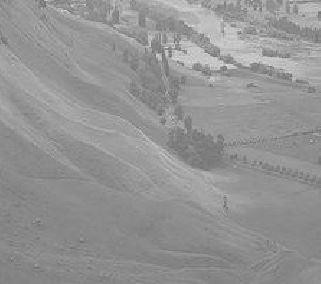
#> input picture classic-cv/images/lowContrast_01.jpg, 321 x 284 px
$ jupyter execute 5-image-enhancement-histogram.ipynb
#> lines starting #> are read from the running program, lines starting #| are printed output that depends on the picture; after the words box and inside, x2 and y2 are one past the last pixel; in counts of white or black regions, pixels touching at a corner belong together
# 5. Image enhancement – histogram equalization

[cell 1]
import cv2
import numpy as np

IMAGE_PATH = "images/lowContrast_01.jpg"
IMAGE_PATH_COLOR = "images/lowContrast_02.jpg"

image = cv2.imread(IMAGE_PATH, cv2.IMREAD_GRAYSCALE)
#> image is the input picture: shape (284, 321); min 104, max 229, mean 147.7
image_color = cv2.imread(IMAGE_PATH_COLOR, cv2.IMREAD_COLOR)
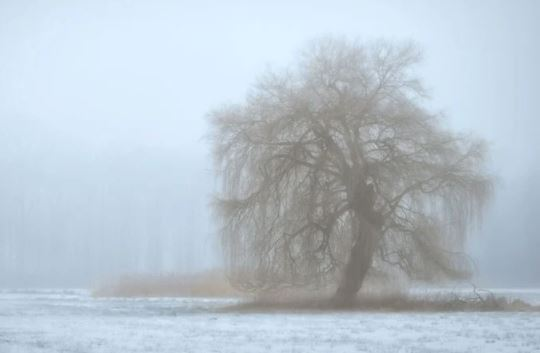
#> input picture classic-cv/images/lowContrast_02.jpg, 540 x 353 px
#> image_color is the input picture: shape (353, 540, 3); mean B, G, R 207.8, 197.7, 185.8

HIST_SIZE = 256
HIST_RANGE = (0, 256)
ACCUMULATE = False
HIST_W = 512
HIST_H = 400
BIN_W = int(round(HIST_W / HIST_SIZE))

**a)** Take a low contrast grayscale image and plot its histogram.

[cell 2]
def histogram(image):
    hist = cv2.calcHist(
        image, [0], None, [HIST_SIZE], HIST_RANGE, accumulate=ACCUMULATE
    )
#> hist = 256 values, max 11 at index 169, min 0 at index 0, mean 1.25
    hist_image = np.zeros((HIST_H, HIST_W, 3), np.uint8)
    cv2.normalize(hist, hist, 0, HIST_H, cv2.NORM_MINMAX)

    for i in range(1, HIST_SIZE):
        cv2.line(
            hist_image,
            (BIN_W * (i - 1), HIST_H - int(hist[i - 1])),
            (BIN_W * (i), HIST_H - int(hist[i])),
            (255, 255, 255),
            thickness=2,
        )
#> hist_image: shape (400, 512, 3); 6.8% white; 1 white region, box (x1, y1, x2, y2) and area: (0, 0, 511, 400) 13922
    return hist_image


hist_image = histogram(image)
cv2.imshow("Source image", image)
cv2.imshow("Histogram", hist_image)
cv2.waitKey(0)
cv2.destroyAllWindows()

**b)** Enhance the image constrast and show the resulting enhanced images and their histograms using:
- **b1)** simple histogram equalization

[cell 3]
equalized = cv2.equalizeHist(image)
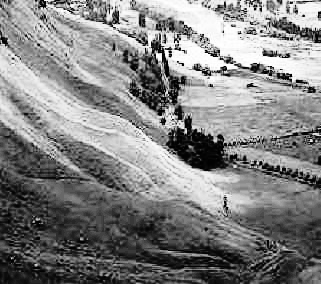
#> equalized: shape (284, 321); min 0, max 255, mean 130.5
hist_equalized = histogram(equalized)
#> in histogram (call 2), `hist = cv2.calcHist( image, [0], None, [HIST_SIZE], HIST_RANGE, accumu..`: hist = 256 values, max 11 at index 235, min 0 at index 0, mean 1.25
#> after the loop in histogram (call 2), `for i in range(1, HIST_SIZE):`:
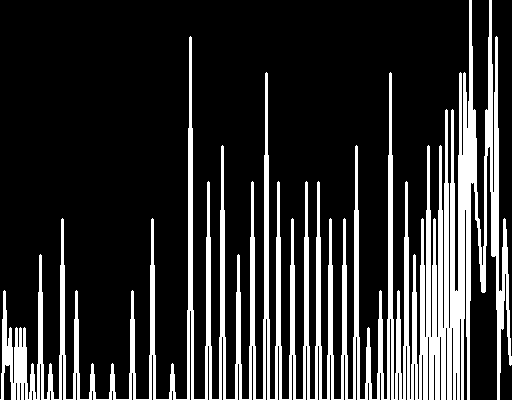
#> hist_image: shape (400, 512, 3); 19.5% white; 1 white region, box (x1, y1, x2, y2) and area: (0, 0, 512, 400) 39868
hist_source = histogram(image)

cv2.imshow("Source", image)
cv2.imshow("Source Histogram", hist_source)
cv2.imshow("Result", equalized)
cv2.imshow("Result Histogram", hist_equalized)
cv2.waitKey(0)
cv2.destroyAllWindows()

- **b2)** CLAHE

[cell 4]
clahe = cv2.createCLAHE(clipLimit=2.0, tileGridSize=(8, 8))
cl1 = clahe.apply(image)
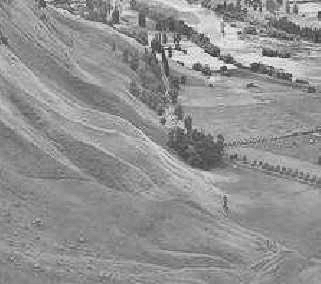
#> cl1: shape (284, 321); min 47, max 244, mean 145.5
hist_clahe = histogram(cl1)
#> after the loop in histogram (call 4), `for i in range(1, HIST_SIZE):`: hist_image: shape (400, 512, 3); 16.5% white; 1 white region, box (x1, y1, x2, y2) and area: (0, 0, 511, 400) 33732

cv2.imshow("Source", image)
cv2.imshow("Source Histogram", hist_source)
cv2.imshow("CLAHE", cl1)
cv2.imshow("CLAHE Histogram", hist_clahe)
cv2.waitKey(0)
cv2.destroyAllWindows()

**c)** Repeat the previous operations on a color image.

[cell 5]
def color_histogram(image):
    b_hist = cv2.calcHist(
        [image], [0], None, [HIST_SIZE], HIST_RANGE, accumulate=ACCUMULATE
    )
    g_hist = cv2.calcHist(
        [image], [1], None, [HIST_SIZE], HIST_RANGE, accumulate=ACCUMULATE
    )
    r_hist = cv2.calcHist(
        [image], [2], None, [HIST_SIZE], HIST_RANGE, accumulate=ACCUMULATE
    )

    hist_image = np.zeros((HIST_H, HIST_W, 3), np.uint8)

    cv2.normalize(b_hist, b_hist, 0, HIST_H, cv2.NORM_MINMAX)
    cv2.normalize(g_hist, g_hist, 0, HIST_H, cv2.NORM_MINMAX)
    cv2.normalize(r_hist, r_hist, 0, HIST_H, cv2.NORM_MINMAX)

    for i in range(1, HIST_SIZE):
        cv2.line(
            hist_image,
            (BIN_W * (i - 1), HIST_H - int(b_hist[i - 1])),
            (BIN_W * (i), HIST_H - int(b_hist[i])),
            (255, 0, 0),
            thickness=2,
        )
        cv2.line(
            hist_image,
            (BIN_W * (i - 1), HIST_H - int(g_hist[i - 1])),
            (BIN_W * (i), HIST_H - int(g_hist[i])),
            (0, 255, 0),
            thickness=2,
        )
        cv2.line(
            hist_image,
            (BIN_W * (i - 1), HIST_H - int(r_hist[i - 1])),
            (BIN_W * (i), HIST_H - int(r_hist[i])),
            (0, 0, 255),
            thickness=2,
        )
    return hist_image


hsv_image = cv2.cvtColor(image_color, cv2.COLOR_BGR2HSV)
#> hsv_image: shape (353, 540, 3); mean H, S, V 89.7, 27.6, 208.9
h, s, v = cv2.split(hsv_image)
v_equalized = cv2.equalizeHist(v)
equalized_hsv = cv2.merge([h, s, v_equalized])
#> equalized_hsv: shape (353, 540, 3); mean H, S, V 89.7, 27.6, 129.4
equalized_image = cv2.cvtColor(equalized_hsv, cv2.COLOR_HSV2BGR)
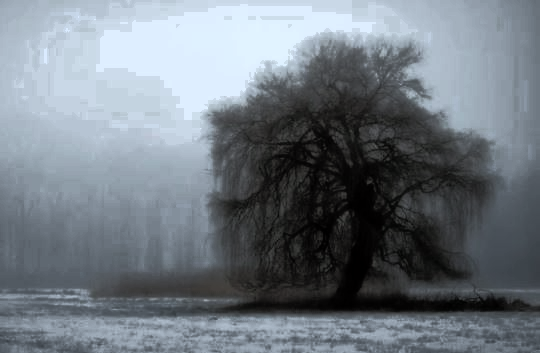
#> equalized_image: shape (353, 540, 3); mean B, G, R 129.1, 121.1, 112.8

clahe = cv2.createCLAHE(clipLimit=2.0, tileGridSize=(8, 8))
v_clahe = clahe.apply(v)
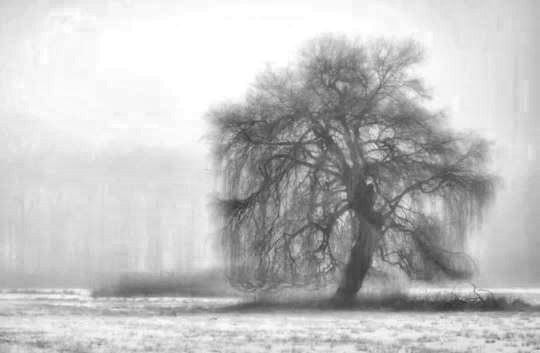
#> v_clahe: shape (353, 540); min 53, max 255, mean 193.7
clahe_hsv = cv2.merge([h, s, v_clahe])
#> clahe_hsv: shape (353, 540, 3); mean H, S, V 89.7, 27.6, 193.7
clahe_image = cv2.cvtColor(clahe_hsv, cv2.COLOR_HSV2BGR)
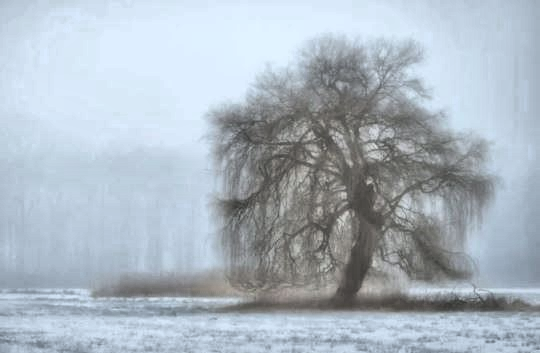
#> clahe_image: shape (353, 540, 3); mean B, G, R 192.7, 182.5, 171.3


hist_image = color_histogram(image_color)
#> in color_histogram, `b_hist = cv2.calcHist( [image], [0], None, [HIST_SIZE], HIST_RANGE, ac..`: b_hist = 256 values, max 14605 at index 255, min 0 at index 0, mean 744.6
#> in color_histogram, `g_hist = cv2.calcHist( [image], [1], None, [HIST_SIZE], HIST_RANGE, ac..`: g_hist = 256 values, max 10074 at index 239, min 0 at index 0, mean 744.6
#> in color_histogram, `r_hist = cv2.calcHist( [image], [2], None, [HIST_SIZE], HIST_RANGE, ac..`: r_hist = 256 values, max 8877 at index 222, min 0 at index 0, mean 744.6
#> after the loop in color_histogram, `for i in range(1, HIST_SIZE):`:
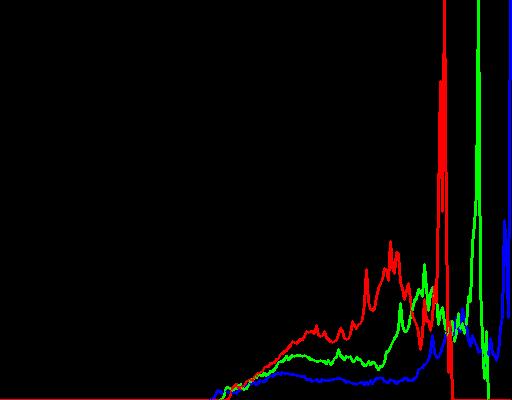
#> hist_image: shape (400, 512, 3); mean of channels 0, 1, 2 3.4, 4.6, 5.7; drawn as B, G, R
cv2.imshow("Source image", image_color)
cv2.imshow("Source Histogram", hist_image)

hist_equalized = color_histogram(equalized_hsv)
#> in color_histogram (call 2), `b_hist = cv2.calcHist( [image], [0], None, [HIST_SIZE], HIST_RANGE, ac..`: b_hist = 256 values, max 94317 at index 105, min 0 at index 1, mean 744.6
#> in color_histogram (call 2), `g_hist = cv2.calcHist( [image], [1], None, [HIST_SIZE], HIST_RANGE, ac..`: g_hist = 256 values, max 20427 at index 33, min 0 at index 1, mean 744.6
#> in color_histogram (call 2), `r_hist = cv2.calcHist( [image], [2], None, [HIST_SIZE], HIST_RANGE, ac..`: r_hist = 256 values, max 14605 at index 255, min 0 at index 16, mean 744.6
#> after the loop in color_histogram (call 2), `for i in range(1, HIST_SIZE):`:
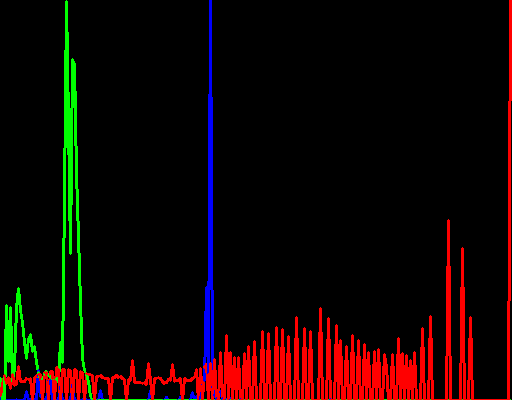
#> hist_image: shape (400, 512, 3); mean of channels 0, 1, 2 3, 5.6, 19.5; drawn as B, G, R
cv2.imshow("Equalized image", equalized_image)
cv2.imshow("Equalized Histogram", hist_equalized)

hist_clahe = color_histogram(clahe_hsv)
#> in color_histogram (call 3), `r_hist = cv2.calcHist( [image], [2], None, [HIST_SIZE], HIST_RANGE, ac..`: r_hist = 256 values, max 14605 at index 255, min 0 at index 0, mean 744.6
#> after the loop in color_histogram (call 3), `for i in range(1, HIST_SIZE):`:
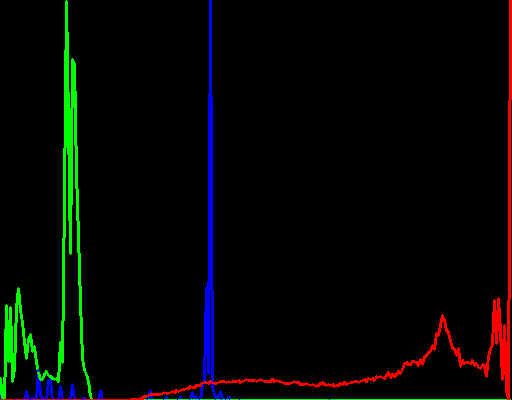
#> hist_image: shape (400, 512, 3); mean of channels 0, 1, 2 3.4, 6.1, 4.4; drawn as B, G, R
cv2.imshow("CLAHE image", clahe_image)
cv2.imshow("CLAHE Histogram", hist_clahe)

cv2.waitKey(0)
cv2.destroyAllWindows()
